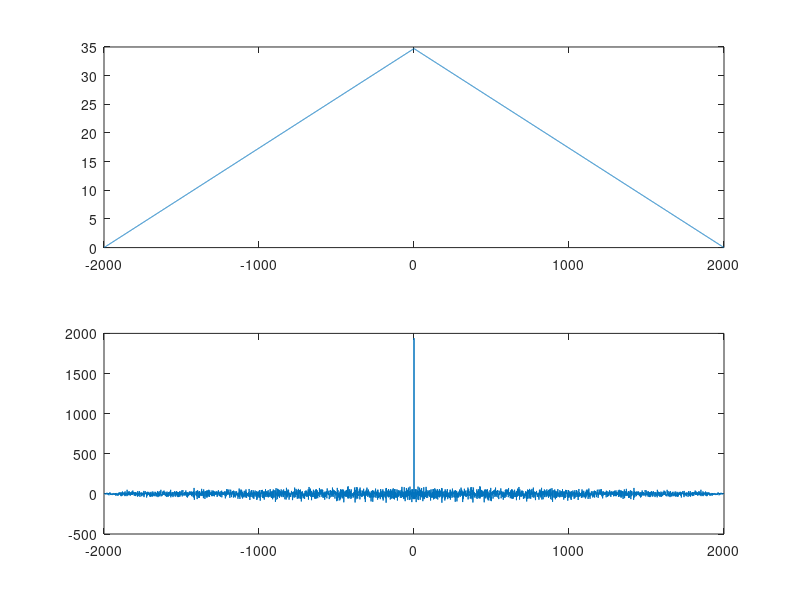

Write the MATLAB code that produced this figure.
clc
clear all
close all

N = 2000; % number of time samples
R = 2000; % number of realizations

a = randn(R,1);

x = ones (R,N);
for i=1:R
    x(i,:) = a(i).*x(i,:);
end


% time statistics(N) (assume only first realization available)
% ensemble statistics(R) (compute only at time 50 because WSS)
mN = mean(x(1,:))
mR = mean(x(:,50))
mT = 0
vN = var(x(1,:))
vR = var(x(:,50))
vT = 1


[rN lagN]=xcorr(x(1,:));
nN=lagN;
figure, subplot(211), plot(nN,rN)

[rR lagR]=xcorr(x(:,50));
nR=lagR;
subplot(212), plot(nR,rR)
